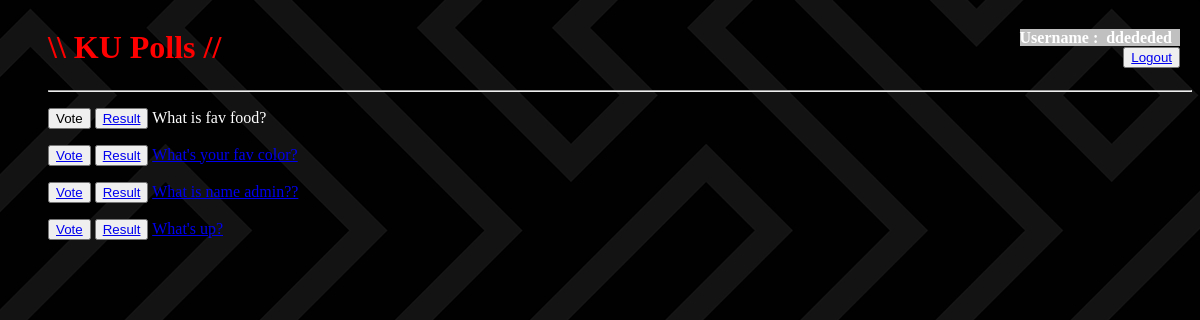
The app's page /polls/ (signed in) with its own data.
### polls/models.py (models this page shows, shortened)
class Question(models.Model):
    question_text = models.CharField(max_length=200)
    pub_date = models.DateTimeField('date published')
    end_date = models.DateTimeField('end date', null=True)
    def is_published(self) -> bool:
        now = timezone.now()
        return now >= self.pub_date
    def can_vote(self):
        if self.end_date is None:
            return self.is_published()
        return self.pub_date <= timezone.now() <= self.end_date

### polls/views.py (the view)
# urls.py: path('', views.IndexView.as_view(), name='index'),
class IndexView(generic.ListView):
    template_name = 'polls/index.html'
    context_object_name = 'latest_question_list'
    def get_queryset(self):
        return Question.objects.filter(pub_date__lte=timezone.now()).order_by('-pub_date')[:5]

### polls/templates/polls/index.html (shortened to what this page needs)
{% load static %}
<link rel="stylesheet" href="{% static 'polls/style.css' %}" />
{% if latest_question_list %}
<ul>
  <h1 id="title" style="color: red;text-align:left;float:left;">\\ KU Polls // </h1>
  {% if user.is_authenticated %}
  <h4 style="text-align:right;color:white;float:right">
    <span>Username : &nbsp;{{ user.username }}&nbsp; </span>&nbsp;&nbsp;&nbsp;
    <nav>
      <button type="button">
        <a href="{% url 'logout'%}?next={{request.path}}">Logout
      </a>
    </button>&nbsp;&nbsp;&nbsp;
  </nav>
  </h4>
    {% else %}
  <h4 style="text-align:right;color:white;float:right">
    <span>Please <button>
      <a href="{% url 'login'%}?next={{request.path}}">Login</a>
    </button></h4>
  {% endif %}
  <hr style="clear:both;"/>
  {% for question in latest_question_list %} {% if question.can_vote %}
  <p>
    <button id="button">
      <a id="button-text" href="{% url 'polls:detail' question.id %}"> Vote </a>
    </button>
    <button id="button">
      <a id="button-text" href="{% url 'polls:results' question.id %}">
        Result
      </a>
    </button>
    <a id="link" href="{% url 'polls:detail' question.id %}"
      >{{ question.question_text }}</a
    >
  </p>
  {% elif not question.can_vote %}
  <p>
    <button id="button">
      <a id="button-text" > Vote </a>
    </button>
    <button id="button">
      <a id="button-text" href="{% url 'polls:results' question.id %}">
        Result
      </a>
    </button>
    <a id= "link not use"
    ><a style="color: white">{{ question.question_text }}</a>
  </p>
  {% endif %} {% endfor %}
</ul>
{% else %}
<p>No polls are available.</p>
{% endif %}

### polls/templates/polls/index.html (style rules this page uses)
span { background-color: #c0c0c0; }

### records on screen
Question: question_text "What is fav food?"
Question: question_text "What's your fav color?"
Question: question_text "What is name admin??"
Question: question_text "What's up?"

### other values on screen
{{ user.username }} "ddededed"
